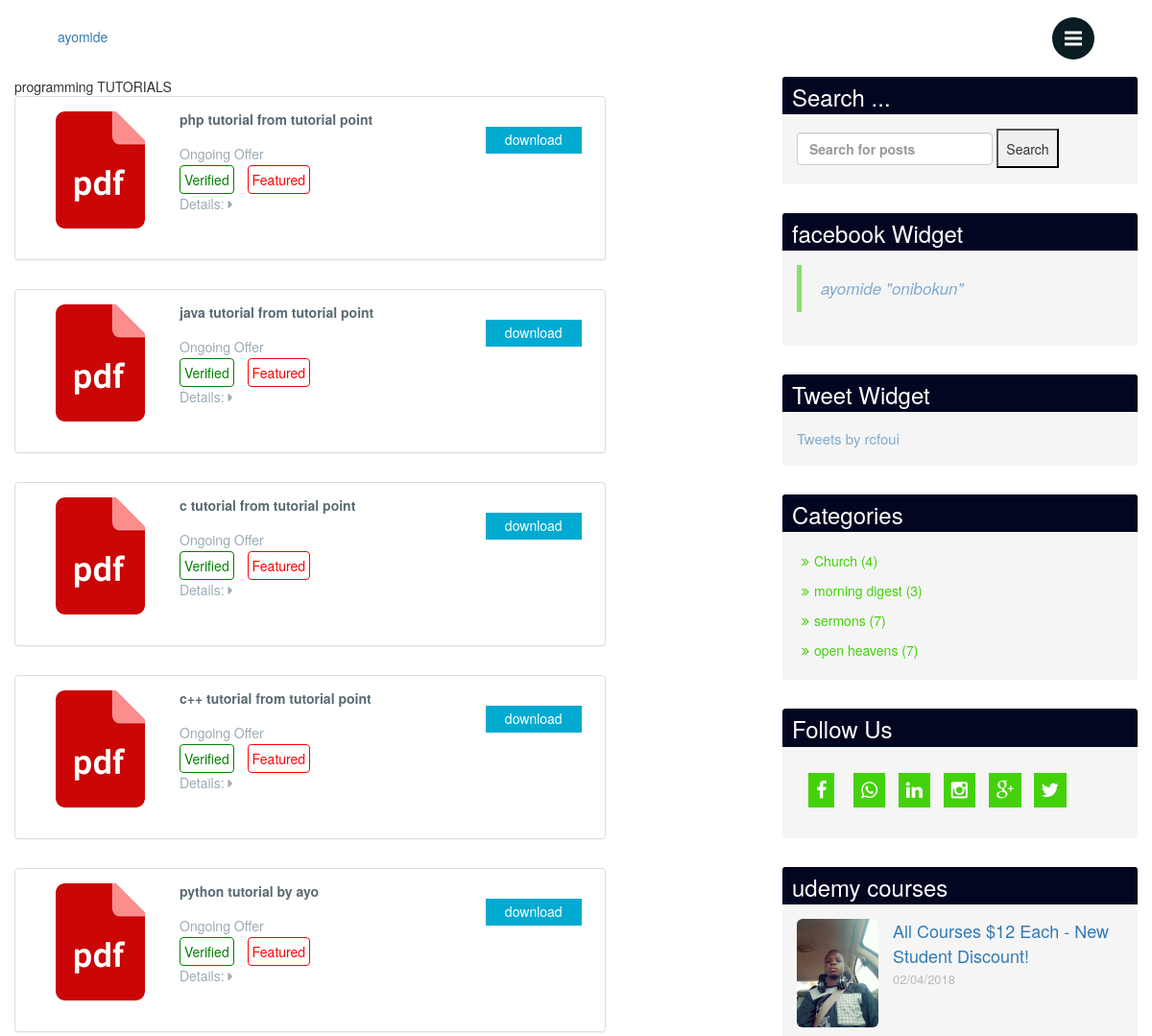
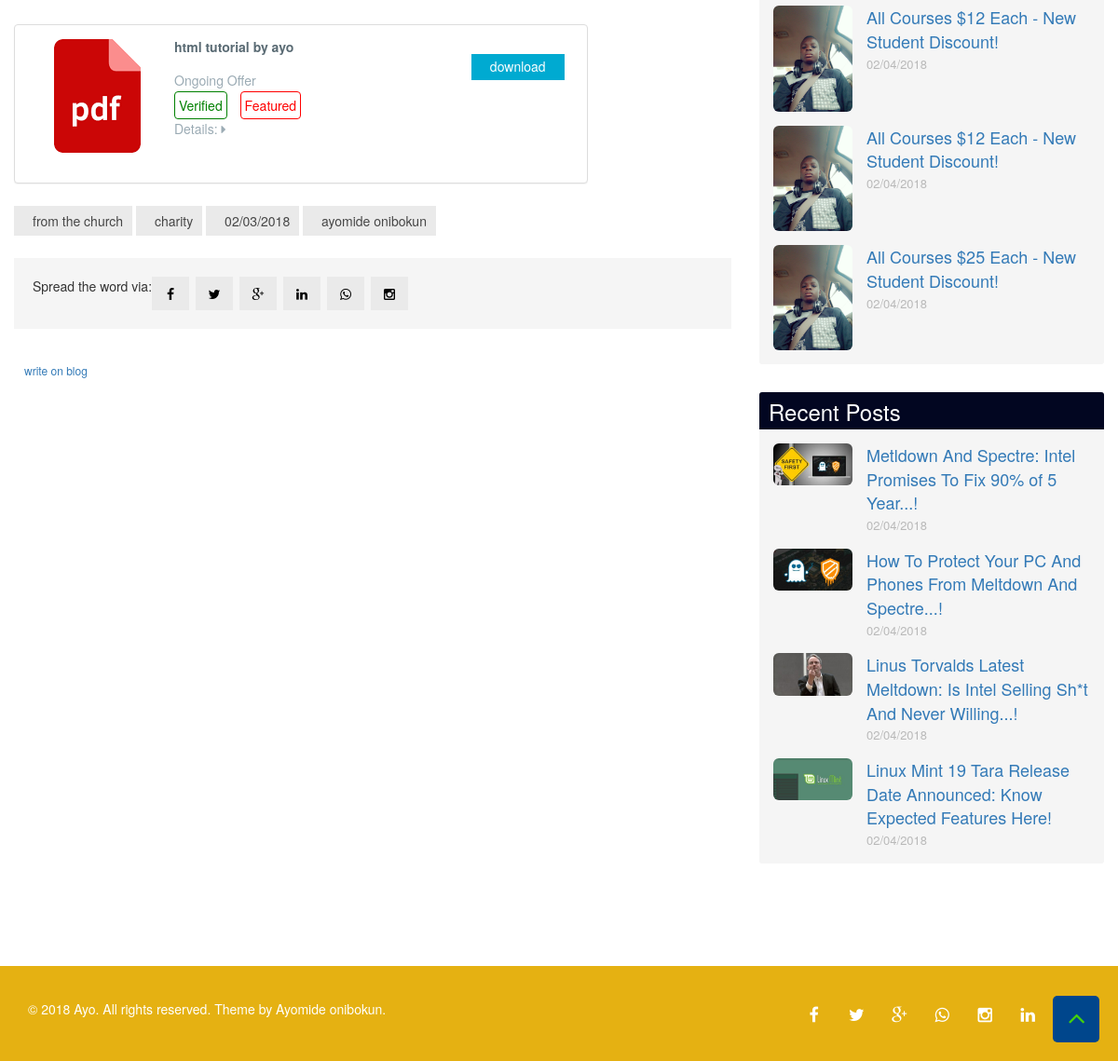
Screenshot of /program.php with the database file from the repository (2 pictures, top to bottom).
### tables this page shows
CREATE TABLE `program` (
  `id` int(11) NOT NULL,
  `name` text NOT NULL,
  `link` text NOT NULL
);

CREATE TABLE `udemy` (
  `id` int(11) NOT NULL,
  `name` text NOT NULL,
  `link` text NOT NULL
);

CREATE TABLE `blog` (
  `id` int(11) NOT NULL,
  `img` longblob,
  `name` text,
  `link` varchar(500) DEFAULT NULL,
  `infop1` text,
  `infop2` text NOT NULL,
  `infop3` text NOT NULL,
  `infop4` text NOT NULL
);

### program.php (the view, shortened to what this page needs)
<?php
include 'include/header.php';
include 'include/navbar.php';
?>
  <div id="container" class="main-content">
        <div class="container high-padding">
            <div class="row">
                <div class="col-md-8">
      <div class="program-head"> programming TUTORIALS </div>
          <?php
    $sql="SELECT * FROM program";
    if ($result = mysqli_query($conn, $sql)){
      while ($row=mysqli_fetch_assoc($result)) {
        echo '
  <div class="panel panel-default sm:tw-p-2 tw-p-0 sm:tw-mb-4 tw-mb-2 xl:tw-h-full">
    <div class="panel-body tw-flex lato tw-h-full">
      <div class="tw-text-center tw-truncate xl:tw-w-1/6 tw-w-1/4 xl:tw-min-w-1/6 tw-min-w-1/4">
  <img src="img/pdf.png" class="prog-logo">
      </div>
      <div class=" tw-flex tw-leading-tight tw-w-5/6 sm:tw-ml-6 tw-ml-4 dav">
        <div class="tw-flex-grow tw-pr-4">
          <a href="blog-post.php?epr=program&id='.$row['id'].'"  class="tw-text-grey-darker sm:tw-text-xl tw-text-xl hover:tw-text-blue lato">'.$row['name'].'</a>
          <div class="sm:tw-leading-loose tw-leading-normal">
            <p class="tw-text-grey sm:tw-text-base tw-text-xs lato">Ongoing Offer</p>
              <span class="tw-text-green sm:tw-border sm:tw-border-green sm:tw-text-green sm:tw-text-base tw-text-xs lato sm:tw-rounded sm:tw-px-2 sm:tw-py-1 ayo">Verified</span>                           <span class="tw-text-orange  sm:tw-border sm:tw-border-orange  sm:tw-text-orange  sm:tw-text-base tw-text-xs lato sm:tw-rounded sm:tw-px-2 sm:tw-py-1 mide">Featured</span>
            <p class="tw-hidden tw-relative lg:tw-block tw-text-grey tw-cursor-pointer">
              Details: <i class="details-caret-180710 fa fa-caret-right"></i>
              </p>
          </div>
        </div>
        <div class="tw-hidden md:tw-flex tw-items-start tw-whitespace-no-wrap tw-min-w-1/4">
          <a href="#"  class="tw-relative tw-rounded tw-overflow-hidden tw-cursor-pointer tw-w-full lato">
    <div class="tw-bg-blue hover:tw-bg-blue-dark tw-text-center tw-text-white tw-py-2 tw-px-4">download</div>
  </a>
        </div>
      </div>
    </div>
  </div>';}}?>
                    <div class="post-details animateIn animated fadeIn" data-animate="fadeIn" style="opacity: 100;">
                        <ul class="tags-list">
                            <li><a data-toggle="tooltip" data-placement="top" data-original-title="6 Posts" href="#">from the church</a></li>
                            <li><a data-toggle="tooltip" data-placement="top" data-original-title="9 Posts" href="#">charity</a></li>
                            <li><a data-toggle="tooltip" data-placement="top" data-original-title="6 Posts" href="#">02/03/2018</a></li>
                            <li><a data-toggle="tooltip" data-placement="top" data-original-title="6 Posts" href="#">ayomide onibokun</a></li>
                        </ul>
                    </div>
                    <div class="post-footer sharer animateIn animated fadeIn" data-animate="fadeIn" style="opacity: 100;">
                        <div class="share-this-post">
                            <div class="share-title">Spread the word via:</div>
                            <div class="share-via">
                                <div class="social">
                                <?php
                                echo'
                                    <a data-toggle="tooltip" data-placement="top" data-original-title="Share on LinkedIn" href="http://www.facebook.com/sharer/sharer.php?u='.$currentlink.'" target="_blank">
                                        <i class="fa fa-facebook"></i>
                                    </a>';?>
                                </div>
                                <div class="social">
                                    <?php
                                echo'
                                    <a data-toggle="tooltip" data-placement="top" data-original-title="Share on LinkedIn" href="http://www.twitter.com/sharer/sharer.php?u='.$currentlink.'" target="_blank">
                                        <i class="fa fa-twitter"></i>
                                    </a>';?>
                                </div>
                                <div class="social">
                                    <a data-toggle="tooltip" data-placement="top" data-original-title="Share on Google+" href="#">
                                        <i class="fa fa-google-plus"></i>
                                    </a>
                                </div>
                                <div class="social">
                                    <a data-toggle="tooltip" data-placement="top" data-original-title="Share on LinkedIn" href="#">
                                        <i class="fa fa-linkedin"></i>
                                    </a>
                                </div>
                                <div class="social">
                                    <a data-toggle="tooltip" data-placement="top" data-original-title="Share on whatsapp" href="#">
                                        <i class="fa fa-whatsapp"></i>
                                    </a>
                                </div>
                                <div class="social">
                                    <a data-toggle="tooltip" data-placement="top" data-original-title="Share on instagram" href="#">
                                        <i class="fa fa-instagram"></i>
                                    </a>
                                </div>
                            </div>
                        </div>
                    </div>
                     <div class="btn btn-sm btn-primary btn-link">
                                <a href="guest/index.php">write on blog</a>
                            </div>
                </div>
               <?php
                include 'include/rightbar.php';
               ?>
        </div>
    </div>
<?php
        include 'include/footer.php';
        ?>

### include/rightbar.php (shortened to what this page needs)
<div class="content-sidebar col-md-4">
                    <aside class="widget widget_search animateIn animated fadeIn" data-animate="fadeIn" style="opacity: 100;">
                        <h3 class="widget-title">Search ...</h3>
                        <form action="" method="post" class="search-form">
                            <label>
                                <input type="search" class="search-field form-control" placeholder="Search for posts" value="" name="search" title="Search for:">
                            </label>
                            <input type="submit" name="submit" value="Search"/>
                        </form>
                    </aside>
                    <aside class="widget widget_text animateIn animated fadeIn" data-animate="fadeIn" style="opacity: 100;">
                        <h3 class="widget-title">facebook Widget</h3>
                        <div class="textwidget">
                            <div class="fb-page" data-href="https://www.facebook.com/ayomideonibokun/" data-tabs="timeline" data-small-header="false" data-adapt-container-width="true" data-hide-cover="false" data-show-facepile="true"><blockquote cite="https://www.facebook.com/ayomideonibokun/" class="fb-xfbml-parse-ignore"><a href="https://www.facebook.com/ayomideonibokun/">ayomide &quot;onibokun&quot;</a></blockquote></div>
                        </div>
                    </aside>
                    <aside class="widget widget_text animateIn animated fadeIn" data-animate="fadeIn" style="opacity: 100;">
                        <h3 class="widget-title">Tweet Widget</h3>
                        <div class="textwidget">
                            <a class="twitter-timeline" height="300" data-width="313" href="https://twitter.com/ayomideonibokun?ref_src=twsrc%5Etfw">Tweets by rcfoui</a>
                        </div>
                    </aside>
                    <aside class="widget widget_categories animateIn animated fadeIn" data-animate="fadeIn" style="opacity: 100;">
                        <h3 class="widget-title">Categories</h3>
                        <ul class="">
                            <li class="cat-item">
                                <a href="#">Church (4)</a>
                            </li>
                            <li class="cat-item">
                                <a href="#">morning digest (3)</a>
                            </li>
                            <li class="cat-item">
                                <a href="#">sermons (7)</a>
                            </li>
                            <li class="cat-item">
                                <a href="#">open heavens (7)</a>
                            </li>
                        </ul>
                    </aside>
                    <aside class="widget widget_social_links animateIn animated fadeIn" data-animate="fadeIn" style="opacity: 100;">
                        <h3 class="widget-title">Follow Us</h3>
                        <div class="social_links">
                            <a href="http://facebook.com/RCFOUI" target="_blank" data-toggle="tooltip" data-placement="top" data-original-title="Facebook">
                                <i class="fa fa-facebook"></i>
                            </a>
                            <a href="#" target="_blank"  data-toggle="whatsapp" data-placement="top" data-original-title="whatsapp">
                                <i class="fa fa-whatsapp"></i>
                            </a>
                            <a href="#" data-toggle="tooltip" data-placement="top" data-original-title="LinkedIn">
                                <i class="fa fa-linkedin"></i>
                            </a>
                            <a href="http://instagram.com/" target="_blank" data-toggle="tooltip" data-placement="top" data-original-title="Instagram">
                                <i class="fa fa-instagram"></i>
                            </a>
                            <a href="http://" target="_blank" data-toggle="tooltip" data-placement="top" data-original-title="Google+">
                                <i class="fa fa-google-plus"></i>
                            </a>
                            <a href="http://twitter.com/RCFOUI" target="_blank" data-toggle="tooltip" data-placement="top" data-original-title="Twitter">
                                <i class="fa fa-twitter"></i>
                            </a>
                        </div>
                    </aside>
                    <aside class="widget widget_recent_entries_with_thumbnail animateIn animated fadeIn" data-animate="fadeIn" style="opacity: 100;">
                        <h3 class="widget-title">udemy courses</h3>
                        <ul>
                              <?php
                   $sql="SELECT * FROM udemy
                        ORDER BY id   DESC LIMIT 4";
            if ($result = mysqli_query($conn, $sql)){
                while ($row=mysqli_fetch_assoc($result)) {
                    echo
                     '
                            <li class="blog-post">
                                <div class="col-md-3 post-thumbnail">
                                    <a href="blog-post.php?epr=udemy&id='.$row['id'].'"><img class="img-rounded" alt="" src="img/me.jpg"></a>
                                </div>
                                <div class="col-md-9 post-details"><a href="blog-post.php?epr=udemy&id='.$row['id'].'">'.$row['name'].'!</a><span class="post-date">02/04/2018</span></div>
                            </li>';}}?>
                        </ul>
                    </aside>
                    <aside class="widget widget_recent_entries_with_thumbnail animateIn animated fadeIn" data-animate="fadeIn" style="opacity: 100;">
                        <h3 class="widget-title">Recent Posts</h3>
                        <ul>
                              <?php
                   $sql="SELECT * FROM blog
                        ORDER BY id   DESC LIMIT 4";
            if ($result = mysqli_query($conn, $sql)){
                while ($row=mysqli_fetch_assoc($result)) {
                    echo
                     '
                            <li class="blog-post">
                                <div class="col-md-3 post-thumbnail">
                                    <a href="blog-post.php?epr=post&id='.$row['id'].'"><img class="img-rounded" alt="" src="upload/'.$row["img"].'"></a>
                                </div>
                                <div class="col-md-9 post-details"><a href="blog-post.php?epr=post&id='.$row['id'].'">'.$row['name'].'!</a><span class="post-date">02/04/2018</span></div>
                            </li>';}}?>
                        </ul>
                    </aside>
                </div>
            </div>

### rows the page displays
program: name "php tutorial from tutorial point"
program: name "java tutorial from tutorial point"
program: name "c tutorial from tutorial point"
program: name "c++ tutorial from tutorial point"
program: name "python tutorial by ayo"
program: name "html tutorial by ayo"
udemy: name "All Courses $12 Each - New Student Discount"
udemy: name "All Courses $12 Each - New Student Discount"
udemy: name "All Courses $12 Each - New Student Discount"
udemy: name "All Courses $25 Each - New Student Discount"
blog: img (picture), name "Metldown And Spectre: Intel Promises To Fix 90% of 5 Year..."
blog: img (picture), name "How To Protect Your PC And Phones From Meltdown And Spectre..."
blog: img (picture), name "Linus Torvalds Latest Meltdown: Is Intel Selling Sh*t And Never Willing..."
blog: img (picture), name "Linux Mint 19 Tara Release Date Announced: Know Expected Features Here"
